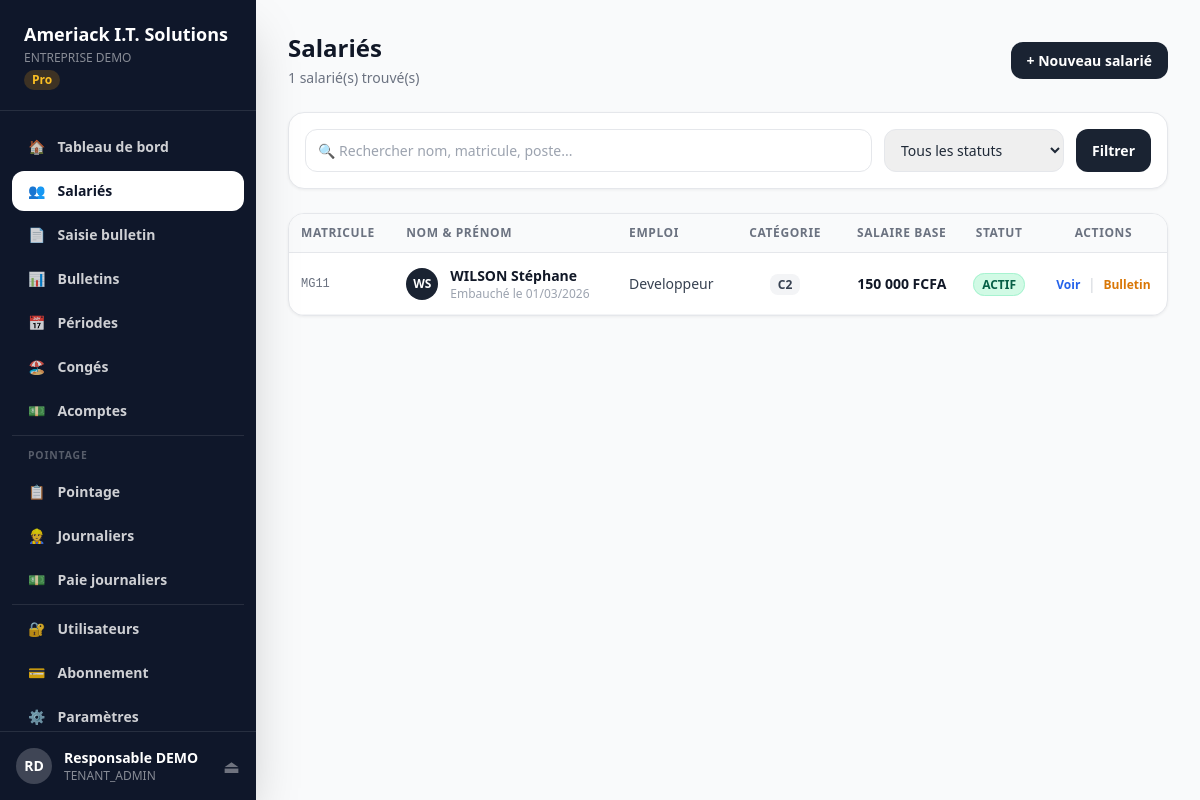
The app's page /salaries (signed in), older data.
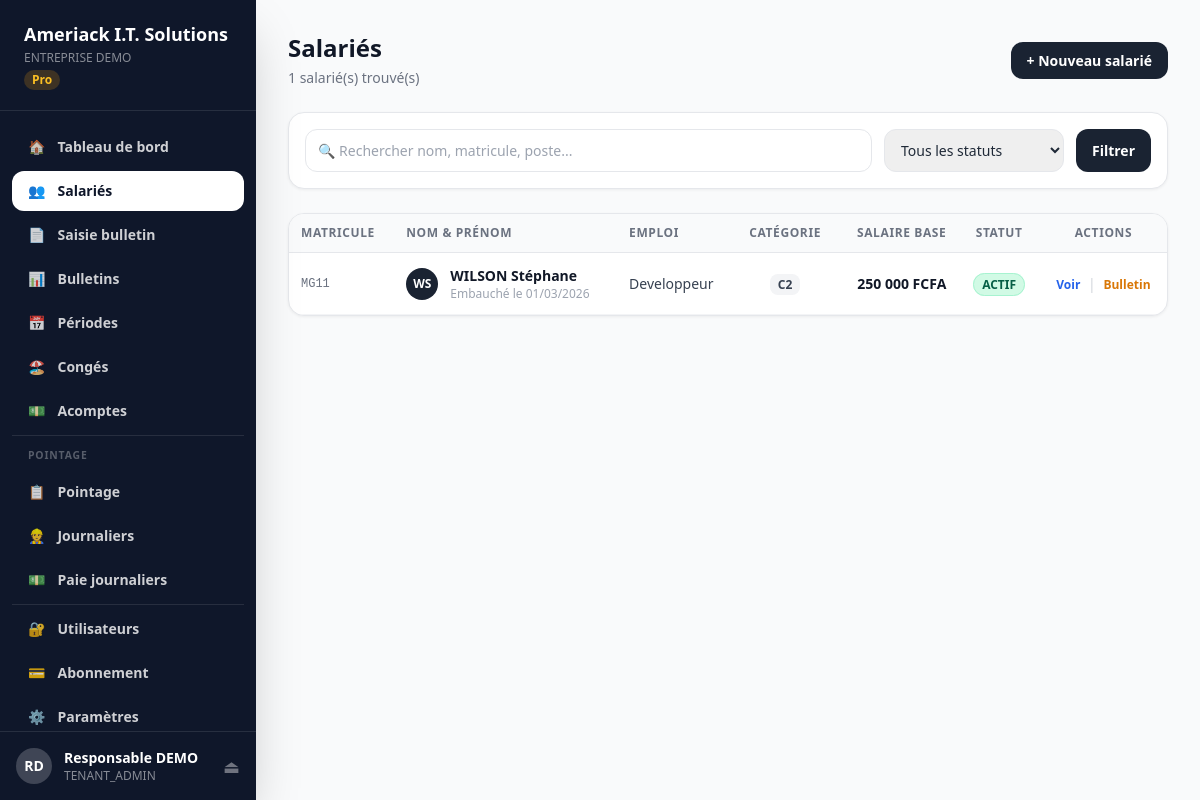
The same page, newer data.
### models.py (models this page shows, shortened)
class Salarie(db.Model):
    __tablename__ = "salaries"
    id                     = db.Column(db.Integer, primary_key=True)
    tenant_id              = db.Column(db.Integer, db.ForeignKey("tenants.id"), nullable=False)
    matricule              = db.Column(db.String(30), nullable=False)
    categorie_id           = db.Column(db.Integer, db.ForeignKey("categories_emploi.id"))
    nom                    = db.Column(db.String(100), nullable=False)
    prenom                 = db.Column(db.String(100), nullable=False)
    telephone              = db.Column(db.String(20))
    email                  = db.Column(db.String(200))
    adresse                = db.Column(db.String(300))
    nationalite            = db.Column(db.String(100), default="GABONAISE")
    sexe                   = db.Column(db.String(1))
    date_naissance         = db.Column(db.Date)
    date_embauche          = db.Column(db.Date, nullable=False)
    date_cessation         = db.Column(db.Date)
    situation_matrimoniale = db.Column(db.String(50))
    nb_enfants             = db.Column(db.Integer, default=0)
    nb_enfants_moins_16ans = db.Column(db.Integer, default=0)
    nombre_parts           = db.Column(db.Numeric(4,1), default=1)
    numero_cnss            = db.Column(db.String(30))
    numero_cnamgs          = db.Column(db.String(10))
    emploi                 = db.Column(db.String(200))
    assujetti_cnamgs       = db.Column(db.Boolean, default=True)
    type_rupture           = db.Column(db.String(100))
    statut                 = db.Column(db.String(20), default="ACTIF")
    date_creation          = db.Column(db.DateTime, default=datetime.utcnow)
    date_modification      = db.Column(db.DateTime, onupdate=datetime.utcnow)
    bulletins = db.relationship("BulletinPaie", backref="salarie", lazy=True)
    contrats  = db.relationship("Contrat", backref="salarie", lazy=True)
    __table_args__ = (db.UniqueConstraint("tenant_id","matricule"),)

class Contrat(db.Model):
    __tablename__ = "contrats"
    id           = db.Column(db.Integer, primary_key=True)
    tenant_id    = db.Column(db.Integer, db.ForeignKey("tenants.id"), nullable=False)
    salarie_id   = db.Column(db.Integer, db.ForeignKey("salaries.id"), nullable=False)
    type_contrat = db.Column(db.String(50), default="CDI")
    date_debut   = db.Column(db.Date, nullable=False)
    date_fin     = db.Column(db.Date)
    salaire_base = db.Column(db.Numeric(15,2), nullable=False)
    poste        = db.Column(db.String(200))
    categorie_id = db.Column(db.Integer, db.ForeignKey("categories_emploi.id"))
    actif        = db.Column(db.Boolean, default=True)

class CategorieEmploi(db.Model):
    __tablename__ = "categories_emploi"
    id              = db.Column(db.Integer, primary_key=True)
    tenant_id       = db.Column(db.Integer, db.ForeignKey("tenants.id"), nullable=False)
    code            = db.Column(db.String(10), nullable=False)
    libelle         = db.Column(db.String(100))
    salaire_minimum = db.Column(db.Numeric(15,2))
    description     = db.Column(db.Text)
    salaries = db.relationship("Salarie", backref="categorie", lazy=True)
    __table_args__ = (db.UniqueConstraint("tenant_id","code"),)

### app.py (the view)
@app.route("/salaries")
@login_required
def salaries():
    if current_user.is_super_admin: return redirect(url_for("admin_dashboard"))
    t=get_tenant()
    if not t: return redirect(url_for("login"))
    q=request.args.get("q",""); statut=request.args.get("statut","")
    query=Salarie.query.filter_by(tenant_id=t.id)
    if q: query=query.filter(db.or_(Salarie.nom.ilike(f"%{q}%"),Salarie.prenom.ilike(f"%{q}%"),Salarie.matricule.ilike(f"%{q}%")))
    if statut: query=query.filter_by(statut=statut)
    return render_template("tenant/salaries.html", salaries=query.order_by(Salarie.nom).all(),
        categories=CategorieEmploi.query.filter_by(tenant_id=t.id).all(), q=q, statut=statut, tenant=t)

### app.py (called while the page is built)
@login_manager.user_loader
def load_user(uid): return Utilisateur.query.get(int(uid))

def get_tenant():
    if current_user.is_super_admin:
        return None
    return current_user.tenant

@app.template_filter("fcfa")
def fcfa_filter(v):
    try: return f"{int(float(v)):,}".replace(","," ")+" FCFA"
    except: return "— FCFA"

@app.template_filter("date_fr")
def date_fr_filter(v):
    if not v: return "—"
    if isinstance(v,str):
        try: v=datetime.strptime(v[:10],"%Y-%m-%d").date()
        except: return v
    return v.strftime("%d/%m/%Y")

@app.context_processor
def inject_globals(): return {"now":datetime.now(),"enumerate":enumerate}

### models.py (called while the page is built)
    @property
    def nom_complet(self): return f"{self.prenom} {self.nom}"

    @property
    def is_super_admin(self): return self.role == "SUPER_ADMIN"

    @property
    def is_tenant_admin(self): return self.role in ("SUPER_ADMIN","TENANT_ADMIN")

### templates/tenant/salaries.html (shortened to what this page needs)
{% extends "tenant/base.html" %}
{% block content %}
<div class="flex items-center justify-between mb-6">
  <div>
    <h1 class="text-2xl font-black text-gray-900">Salariés</h1>
    <p class="text-gray-500 text-sm mt-1">{{ salaries|length }} salarié(s) trouvé(s)</p>
  </div>
  <a href="/salaries/nouveau" class="btn-primary">+ Nouveau salarié</a>
</div>
<div class="card p-4 mb-6">
  <form method="GET" class="flex gap-3">
    <input type="text" name="q" value="{{ q }}" placeholder="🔍 Rechercher nom, matricule, poste..."
      class="flex-1 form-input"/>
    <select name="statut" class="form-input" style="width:180px">
      <option value="">Tous les statuts</option>
    </select>
    <button type="submit" class="btn-primary">Filtrer</button>
  </form>
</div>
<div class="card overflow-hidden">
  <table>
    <thead>
      <tr>
        <th>Matricule</th>
        <th>Nom & Prénom</th>
        <th>Emploi</th>
        <th style="text-align:center">Catégorie</th>
        <th style="text-align:right">Salaire base</th>
        <th style="text-align:center">Statut</th>
        <th style="text-align:center">Actions</th>
      </tr>
    </thead>
    <tbody>
      {% for s in salaries %}
      <tr>
        <td class="font-mono text-xs text-gray-500">{{ s.matricule }}</td>
        <td>
          <div class="flex items-center gap-3">
            <div style="width:2rem;height:2rem;border-radius:50%;background:#1a2332;color:white;display:flex;align-items:center;justify-content:center;font-size:.75rem;font-weight:900;flex-shrink:0">
              {{ s.nom[0] }}{{ s.prenom[0] }}
            </div>
            <div>
              <div class="font-bold text-gray-900">{{ s.nom }} {{ s.prenom }}</div>
              <div class="text-xs text-gray-400">Embauché le {{ s.date_embauche|date_fr }}</div>
            </div>
          </div>
        </td>
        <td class="text-gray-700">{{ s.emploi or '—' }}</td>
        <td style="text-align:center">
          <span style="background:#f3f4f6;color:#374151;font-size:.75rem;font-weight:700;padding:.125rem .5rem;border-radius:.5rem">
            {{ s.categorie.code if s.categorie else '—' }}
          </span>
        </td>
        <td style="text-align:right" class="font-bold text-gray-900">
          {% if s.contrats %}{{ s.contrats[-1].salaire_base|fcfa }}{% else %}—{% endif %}
        </td>
        <td style="text-align:center">
          <span class="badge-{{ s.statut|lower }}">{{ s.statut }}</span>
        </td>
        <td style="text-align:center">
          <a href="/salaries/{{ s.id }}" class="text-blue-600 text-xs font-bold hover:underline">Voir</a>
          <span class="text-gray-300 mx-1">|</span>
          <a href="/bulletins/saisie?salarie_id={{ s.id }}" class="text-amber-600 text-xs font-bold hover:underline">Bulletin</a>
        </td>
      </tr>
      {% endfor %}
    </tbody>
  </table>
</div>
{% endblock %}

Row changes from the older to the newer data that the page shows:
changed Salarie "WILSON": salaire_base "150 000 FCFA" → "250 000 FCFA"
